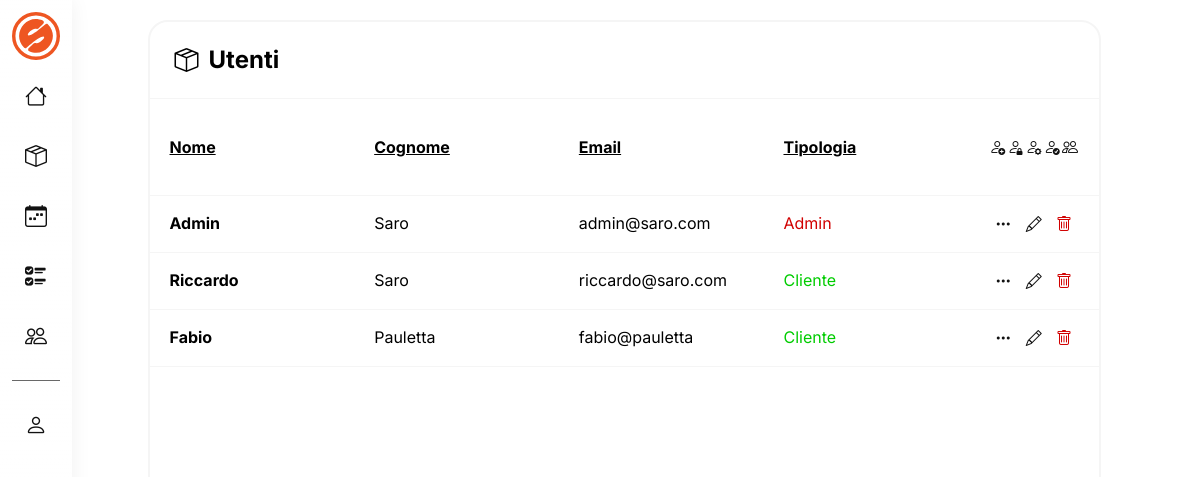
/php/utenti-backend.php (signed in), run on an earlier commit of the app's database.
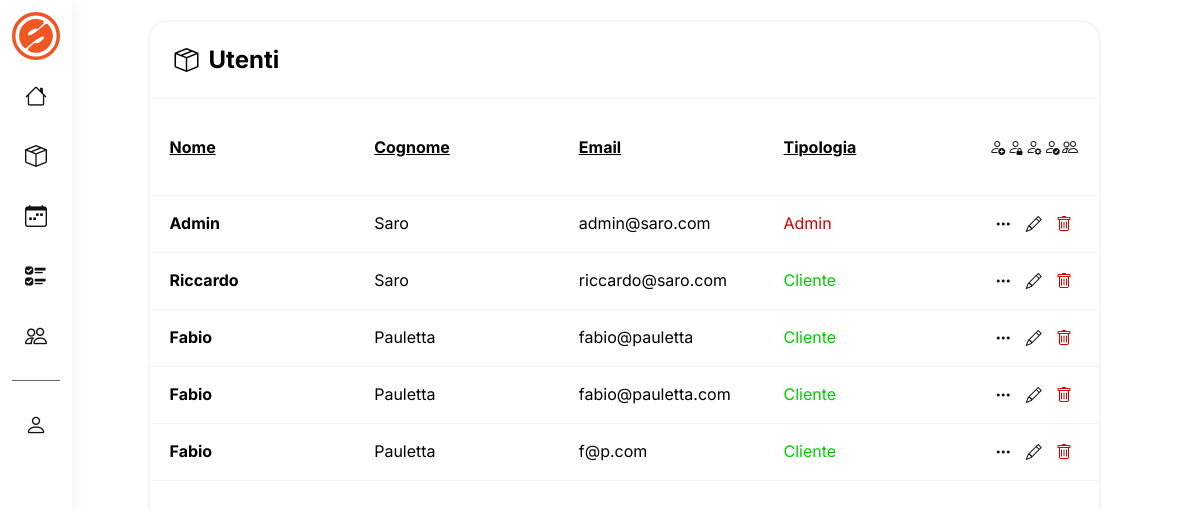
And on a later commit of the database.
### tables this page shows
CREATE TABLE `utenti` (
  `id_utente` int(20) NOT NULL,
  `nome` varchar(30) NOT NULL,
  `cognome` varchar(30) NOT NULL,
  `indirizzo` varchar(30) NOT NULL,
  `fk_città` int(10) NOT NULL,
  `email` varchar(30) NOT NULL,
  `passmd5` varchar(500) NOT NULL,
  `tipologia_utente` set('cliente','operatore','admin') NOT NULL,
  `img` varchar(150) NOT NULL
);

### php/utenti-backend.php (the view, shortened to what the changed rows need)
<html>
    <head>
        <link rel="stylesheet" type="text/css" href="../css/backend.css">
        <link rel="stylesheet" type="text/css" href="../css/general.css">
        <link rel="stylesheet" type="text/css" href="../css/articoli-backend.css">
    </head>
    <body>
        <section>
            <div class="col-art-back">
                <div class="row-art-back">
                    <div class="box">
                        <div class="box-title art">
                                <h1>Utenti</h1>
                        </div>
                        <div class="scrollable-section">
                            <?php
                            require_once('./db.php');
                            if (isset($_GET['filter'])) {
                                $filter = $_GET['filter'];
                                if ($filter === 'admin') {
                                    $sql = "SELECT * FROM utenti WHERE tipologia_utente = 'admin'";
                                } else if ($filter === 'operatori') {
                                    $sql = "SELECT * FROM utenti WHERE tipologia_utente = 'operatore'";
                                } else if ($filter === 'clienti') {
                                    $sql = "SELECT * FROM utenti WHERE tipologia_utente = 'cliente'";
                                } else if ($filter === 'all') {
                                    $sql = "SELECT * FROM utenti";
                                }
                            } else {
                                $sql = "SELECT * FROM utenti";
                            }
                            $result = $conn->query($sql);
                            if ($result->num_rows > 0) {
                                while($row = $result->fetch_assoc()) {
                                    $id = $row["id_utente"];
                                    $nome = $row["nome"];
                                    $cognome = $row["cognome"];
                                    $email = $row["email"];
                                    $tipologia_utente = $row["tipologia_utente"];
                                    echo '<div class="box-data">
                                            <div class="articolo">
                                                <p><strong>'.ucfirst($nome).'</strong></p>
                                                <p>'.ucfirst($cognome).'</p>
                                                <p>'.$email.'</p>';
                                                if($tipologia_utente == "cliente"){
                                                    echo '<p class="disponibile">'.ucfirst($tipologia_utente).'</p>';
                                                }else if($tipologia_utente == "admin"){
                                                    echo '<p class="in-prestito">'.ucfirst($tipologia_utente).'</p>';
                                                }else if($stato == "operatore"){
                                                    echo '<p class="guasto">'.ucfirst($tipologia_utente).'</p>';
                                                }
                                    echo '  </div>
                                        <div class="btns">
                                            <div id="popup-overlay" style="display: none;"></div>
                                                <a href="#" class="open-popup-info" data-id="'.$id.'">
                                                    <i class="bi bi-three-dots"></i>
                                                </a>
                                                <div id="popup-info" class="popup" style="display: none;">
                                                    <div class="popup-content">
                                                        <h3 id="titolo-popup"></h3>
                                                        <span class="close" onclick="closePopup(event, \'popup-info\')">&times;</span>
                                                        <p id="nome-popup"></p>
                                                    </div>
                                                </div>
                                                <a href="#" class="open-popup-mod" data-id="'.$id.'">
                                                    <i class="bi bi-pencil"></i>
                                                </a>
                                                <div id="popup-mod" class="popup" style="display: none;">
                                                    <div class="popup-content">
                                                    </div>
                                                </div>
                                                <a href="#" class="open-popup-delete" data-id="'.$id.'">
                                                    <i class="bi bi-trash trash"></i>
                                                </a>
                                                <div id="popup-del" class="popup" style="display: none;">
                                                    <div class="popup-content">
                                                    </div>
                                                </div>
                                            </div>
                                        </div>';
                                    echo'<div class="line"></div>';
                                }
                            } else {
                                echo "<div class='no-data'><strong><p>Nessun utente trovato</p></strong></div>";
                            }
                            ?>
                        </div>
                    </div>
                </div>
            </div>
        </section>
    </body>
</html>

What changed in the data, as far as the page shows it:
added utenti: nome "Fabio", cognome "Pauletta", email "fabio@pauletta.com", tipologia_utente "Cliente"
added utenti: nome "Fabio", cognome "Pauletta", email "f@p.com", tipologia_utente "Cliente"
